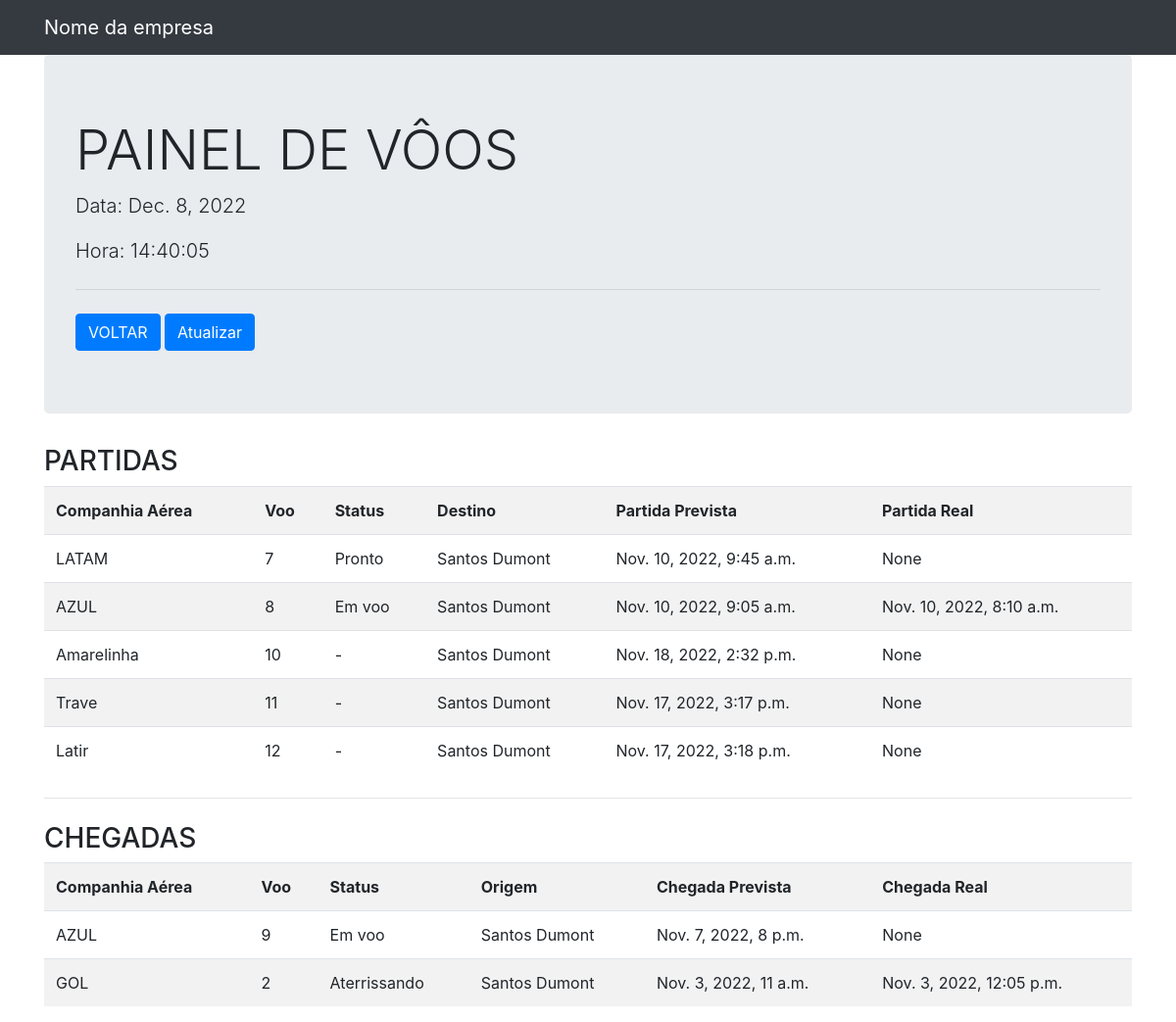
Page /home/9/painel_voos/ on the committed database.
### flight/models.py (models this page shows)
class VooDinamico(models.Model):
    id = models.AutoField(primary_key=True)
    voo = models.ForeignKey(Voo, on_delete=models.CASCADE, null=False)
    status = models.ForeignKey(StatusVoo, on_delete=models.CASCADE, null=False)
    partida_real = models.DateTimeField(null=True)
    chegada_real = models.DateTimeField(null=True)
    class Meta:
        db_table = 'voo_dinamico'

class Voo(models.Model):
    id = models.AutoField(primary_key=True)
    rota = models.ForeignKey(Rota, on_delete=models.CASCADE, null=False)
    chegada_prevista = models.DateTimeField(null=False)
    partida_prevista = models.DateTimeField(null=False)
    companhia_aerea = models.CharField(max_length=200, null=False)
    class Meta:
        db_table = 'voos'

class StatusVoo(models.Model):
    id = models.AutoField(primary_key=True)
    titulo = models.CharField(max_length=200,null=False)
    class Meta:
        db_table = 'status_voo'

class Rota(models.Model):
    id = models.AutoField(primary_key=True)
    aeroporto_partida = models.CharField(max_length=200, null=False)
    aeroporto_chegada = models.CharField(max_length=200, null=False)
    class Meta:
        db_table = 'rotas'

### flight/views.py (the view)
# urls.py: path('home/<int:id>/painel_voos/', views.telaPainelVoosViews)
def telaPainelVoosViews(request, id):
    aeroporto = "Guarulhos"
    voos_partidas = VooDinamico.objects.all().filter(voo__rota__aeroporto_partida=aeroporto).exclude(status=8)
    voos_chegadas = VooDinamico.objects.all().filter(voo__rota__aeroporto_chegada=aeroporto, status__gte=7, status__lte=8)
    if VooDinamico.objects.all().count() == 0:
        messages.warning(request, 'Não há voos disponíveis!')
    template = loader.get_template('painel_voos.html')
    date = datetime.date.today()
    tz = pytz.timezone('America/Sao_Paulo')
    now = datetime.datetime.now(tz)
    time = now.strftime("%H:%M:%S")
    context = {
        'voosDinamicosChegadas': voos_chegadas,
        'voosDinamicosPartidas': voos_partidas,
        'time': time,
        'date': date,
    }
    return HttpResponse(template.render(context, request))

### flight/templates/painel_voos.html (shortened to what this page needs)
{% load static %}
<!DOCTYPE html>
<html lang="en">
<head>
    <link rel="stylesheet" href="{% static 'css/bootstrap.min.css' %}">
    <link rel="stylesheet" href="{% static 'css/all.min.css' %}">
</head>
<body>
    <nav class="navbar navbar-expand-lg navbar-dark bg-dark">
        <div class="container">
            <a class="navbar-brand" href="#">
                Nome da empresa
            </a>
        </div>
    </nav>
    <div class="container">
        <div class="jumbotron">
            <h1 class="display-4">
                PAINEL DE VÔOS
            </h1>
            <p class="lead">
                Data: {{date}}
            </p>
            <p class="lead">
                Hora: {{time}}
            </p>
            <hr class="my-4">
            <input class="btn btn-primary"
                   type="button"
                   value="VOLTAR"
                   onclick="location.href = '../'">
            <button class="btn btn-primary"
                    type="button"
                    onClick="window.location.reload();">
                Atualizar
            </button>
        </div>
    </div>
    <div class="container">
        <h3 class="display-6">
            PARTIDAS
        </h3>
        <table class="table table-striped">
            <tr>
                <th>Companhia Aérea</th>
                <th>Voo</th>
                <th>Status</th>
                <th>Destino</th>
                <th>Partida Prevista</th>
                <th>Partida Real</th>
            </tr>
            {% for vooDinamico in voosDinamicosPartidas %}
                <tr>
                    <td>{{vooDinamico.voo.companhia_aerea}}</td>
                    <td>{{vooDinamico.voo.id}}</td>
                    <td>{{vooDinamico.status.titulo}}</td>
                    <td>{{vooDinamico.voo.rota.aeroporto_chegada}}</td>
                    <td>{{vooDinamico.voo.partida_prevista}}</td>
                    <td>{{ vooDinamico.partida_real }}</td>
                </tr>
            {% endfor %}
        </table>
        <hr class="my-4">
        <h3 class="display-6">
            CHEGADAS
        </h3>
        <table class="table table-striped">
            <tr>
                <th>Companhia Aérea</th>
                <th>Voo</th>
                <th>Status</th>
                <th>Origem</th>
                <th>Chegada Prevista</th>
                <th>Chegada Real</th>
            </tr>
            {% for vooDinamico in voosDinamicosChegadas %}
                <tr>
                    <td>{{vooDinamico.voo.companhia_aerea}}</td>
                    <td>{{vooDinamico.voo.id}}</td>
                    <td>{{vooDinamico.status.titulo}}</td>
                    <td>{{vooDinamico.voo.rota.aeroporto_partida}}</td>
                    <td>{{vooDinamico.voo.chegada_prevista}}</td>
                    <td>{{vooDinamico.chegada_real}}</td>
                </tr>
            {% endfor %}
        </table>
    </div>
</body>
</html>

### rows in the picture
VooDinamico: voo.companhia_aerea "LATAM", voo.id "7", status.titulo "Pronto", voo.rota.aeroporto_chegada "Santos Dumont", voo.partida_prevista "Nov. 10, 2022, 9:45 a.m.", partida_real "None"
VooDinamico: voo.companhia_aerea "AZUL", voo.id "8", status.titulo "Em voo", voo.rota.aeroporto_chegada "Santos Dumont", voo.partida_prevista "Nov. 10, 2022, 9:05 a.m.", partida_real "Nov. 10, 2022, 8:10 a.m."
VooDinamico: voo.companhia_aerea "Amarelinha", voo.id "10", status.titulo "-", voo.rota.aeroporto_chegada "Santos Dumont", voo.partida_prevista "Nov. 18, 2022, 2:32 p.m.", partida_real "None"
VooDinamico: voo.companhia_aerea "Trave", voo.id "11", status.titulo "-", voo.rota.aeroporto_chegada "Santos Dumont", voo.partida_prevista "Nov. 17, 2022, 3:17 p.m.", partida_real "None"
VooDinamico: voo.companhia_aerea "Latir", voo.id "12", status.titulo "-", voo.rota.aeroporto_chegada "Santos Dumont", voo.partida_prevista "Nov. 17, 2022, 3:18 p.m.", partida_real "None"
VooDinamico: voo.companhia_aerea "AZUL", voo.id "9", status.titulo "Em voo", voo.rota.aeroporto_partida "Santos Dumont", voo.chegada_prevista "Nov. 7, 2022, 8 p.m.", chegada_real "None"
VooDinamico: voo.companhia_aerea "GOL", voo.id "2", status.titulo "Aterrissando", voo.rota.aeroporto_partida "Santos Dumont", voo.chegada_prevista "Nov. 3, 2022, 11 a.m.", chegada_real "Nov. 3, 2022, 12:05 p.m."
